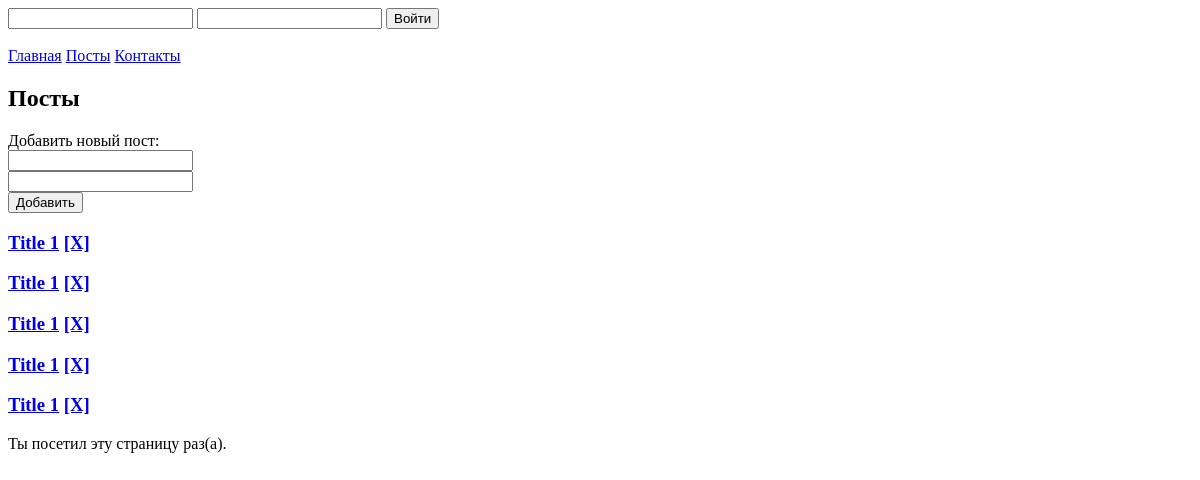
/, run on an earlier commit of the app's database.
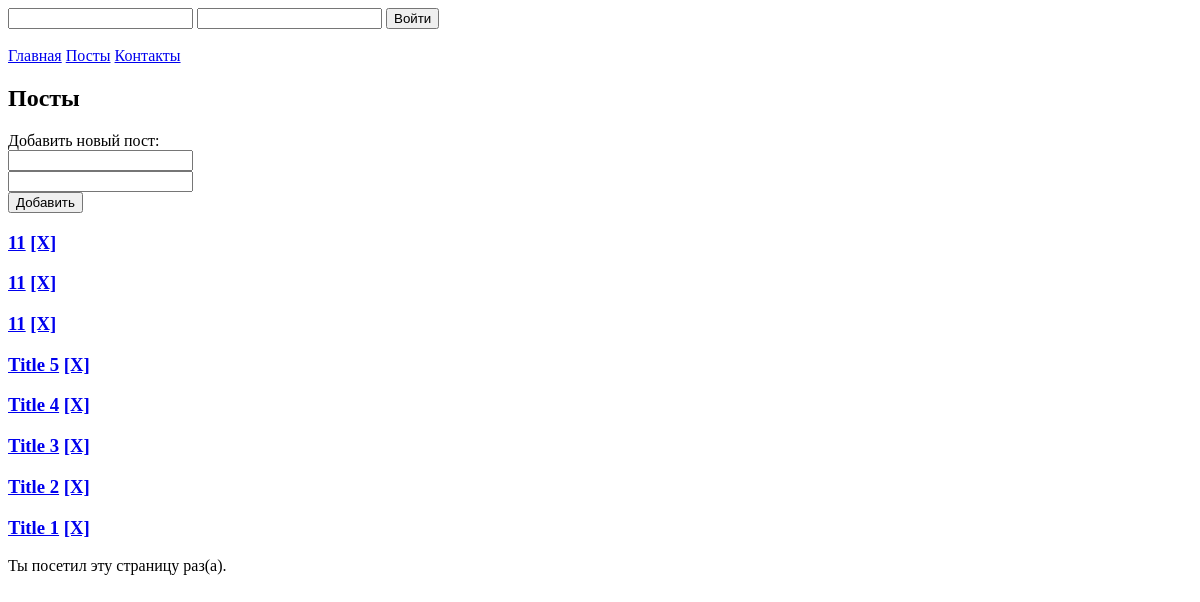
And on a later commit of the database.
### tables this page shows
CREATE TABLE `posts` (
	`id` INTEGER  PRIMARY KEY AUTOINCREMENT UNIQUE,
	`title` TEXT NOT NULL,
	`text` TEXT NOT NULL,
	`id_category` INTEGER,
FOREIGN KEY(`id_category`) REFERENCES `categories`(`id`) ON DELETE RESTRICT
);

### src/model/Post.php (called while the page is built, shortened)
<?php
class Post extends Model
{
    protected static function getTableName(): string
    {
        return 'posts';
    }
}

### src/model/DbModel.php (called while the page is built, shortened)
<?php
abstract class DbModel implements IModel
{
    public static function getAll()
    {
        $table = static::getTableName();
        $sql = "SELECT * FROM $table ORDER BY id DESC";
        return Db::getInstance()->queryAll($sql);
    }
}

### src/traits/TSingletone.php (called while the page is built, shortened)
<?php
trait TSingletone
{
    private static ?Db $instance = null;
    public static function getInstance(): Db
    {
        if (is_null(static::$instance)) {
            static::$instance = new static();
        }
        return static::$instance;
    }
}

### src/core/Db.php (called while the page is built, shortened)
<?php
class Db
{
    private array $config = [
        'driver' => 'sqlite',
        'host' => 'localhost',
        'login' => '',
        'password' => '',
        'database' => 'blog.db'
    ];
    private ?PDO $connection = null;
    private function getConnection(): PDO
    {
        if (is_null($this->connection)) {
            $this->connection = new PDO("{$this->config['driver']}:../{$this->config['database']}");
            $this->connection->setAttribute(PDO::ATTR_DEFAULT_FETCH_MODE, PDO::FETCH_ASSOC);
        }
        return $this->connection;
    }
    private function query(string $sql, array $params = []): PDOStatement
    {
        $pdoStatement = $this->getConnection()->prepare($sql);
        $pdoStatement->execute($params);
        return $pdoStatement;
    }
    public function queryAll($sql): bool|array
    {
        return $this->query($sql)->fetchAll();
    }
}

### src/model/User.php (called while the page is built, shortened)
<?php
class User extends Model
{
    public static function getName()
    {
        return $_SESSION['login'] ?? false;
    }
}

### src/core/Render.php (called while the page is built, shortened)
<?php
class Render implements IRender
{
    public function renderTemplate($template, $params = []): string
    {
        extract($params);
        include '../src/views/' . $template . ".php";
        return ob_get_clean();
    }
}

### src/views/posts/index.php (the view, shortened to what this page needs)
<h2>Посты</h2>
Добавить новый пост:<br>
<form action="/?c=posts&a=save" method="post">
    <input type="text" name="title"><br>
    <input type="text" name="text"><br>
    <input type="submit" value="Добавить">
</form>
      <?php foreach ($posts as $post):?>
          <div id="">
              <h3><a href="/?c=posts&a=show&id=<?=$post['id']?>"><?=$post['title']?></a>
                  <a href="/?c=posts&a=delete&id=<?=$post['id']?>">[X]</a>
              </h3>
          </div>
      <?php endforeach; ?>

### public/index.php (shortened to what this page needs)
<?php
$controllerName = $_GET['c'] ?? 'posts';
$actionName = $_GET['a'] ?? 'index';
$controllerClass = "Msi\\Ooptop\\controllers\\" . ucfirst($controllerName) . "Controller";
try {
    if (class_exists($controllerClass)) {
        $controller = new $controllerClass(new Render());
        $controller->runAction($actionName);
    } else {
        throw new Exception("Нет такого контроллера");
    }
} catch (Exception $e) {
    echo $e->getMessage();
}

### src/controllers/Controller.php (shortened to what this page needs)
<?php
abstract class Controller
{
    protected IRender $render;
    public function __construct(IRender $render)
    {
        $this->render = $render;
    }
    public function runAction($action)
    {
        $method = "action" . ucfirst($action);
        if (method_exists($this, $method)) {
            $this->$method();
        } else {
            echo "404 нет такого Action";
        }
    }
    public function render($template, $params = []): string
    {
        return $this->renderTemplate('layouts/main', [
            'menu' => $this->renderTemplate('menu', [
                'user' => User::getName()
            ]),
            'content' => $this->renderTemplate($template, $params)
        ]);
    }
    public function renderTemplate($template, $params = [])
    {
        return $this->render->renderTemplate($template, $params);
    }
}

### src/controllers/PostsController.php (shortened to what this page needs)
<?php
class PostsController extends Controller
{
    public function actionIndex()
    {
        $posts = Post::getAll();
        $message = $_SESSION['message'] ?? null;
        echo $this->render('posts/index', [
            'posts' => $posts,
            'message' => $message
        ]);
    }
}

### src/views/menu.php
<?php if ($user): ?>
    Привет <?= $user ?>, <a href="/?c=auth&a=logout">Выход</a>
<?php else: ?>
    <form action="/?c=auth&a=login" method="post">
        <input type="text" name="login">
        <input type="password" name="pass">
        <input type="submit" value="Войти">
    </form>
<?php endif; ?>
<br>
<a href="/">Главная</a>
<a href="/?c=posts">Посты</a>
<a href="/?c=contact">Контакты</a>

### src/views/layouts/main.php (shortened to what this page needs)
<!doctype html>
<html lang="en">
<head>
</head>
<body>
<?=$menu?>
<?=$content?>
<?php
if (!isset($_COOKIE['count']))
{
    $cookie = 1;
}
else {
    $cookie = ++$_COOKIE['count'];
    setcookie("count", $cookie);
} ?>
<p>Ты посетил эту страницу <?= $_COOKIE['count'] ?> раз(a).</p>
</body>
</html>

What changed in the data, as far as the page shows it:
added posts: title "11"
added posts: title "11"
added posts: title "11"
changed posts: title "Title 1" → "Title 5"
changed posts: title "Title 1" → "Title 4"
changed posts: title "Title 1" → "Title 3"
changed posts: title "Title 1" → "Title 2"
